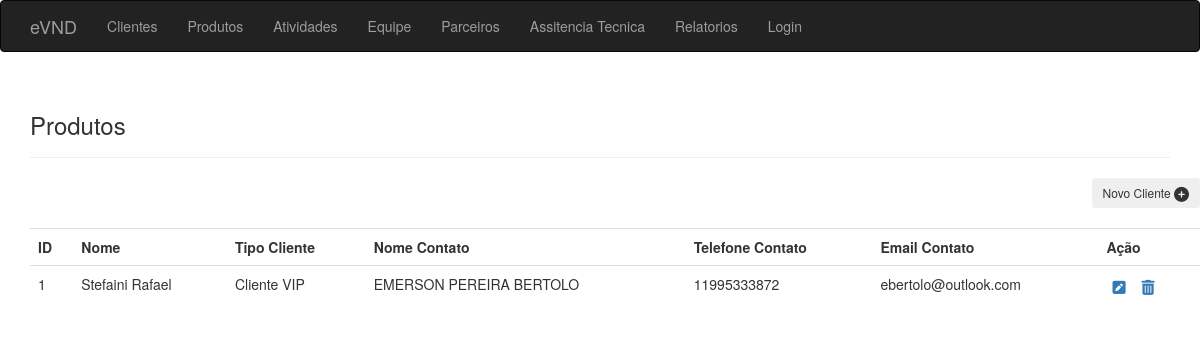
/products, run on an earlier commit of the app's database.
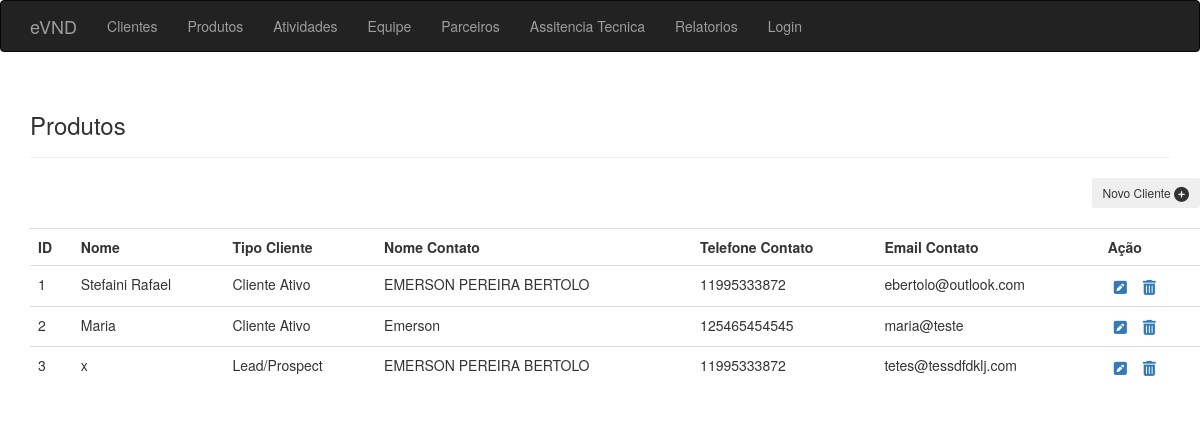
And on a later commit of the database.
### app.py (models this page shows, shortened)
class Customer(db.Model):
    __tablename__ = "customer"
    id = db.Column(db.Integer, primary_key=True)
    name = db.Column(db.String(100), unique=True, index=True)
    contact_name = db.Column(db.String(100))
    contact_phone = db.Column(db.String(15))
    contact_email = db.Column(db.String(100), unique=True)
    tax_id = db.Column(db.String(20), unique=True)
    customer_type_id = db.Column(db.Integer) # A ser substituido com uma chave extrangeira no futuro

### app.py (the view)
@app.route("/products")
def products_index():
    product_set = Customer.query.all()
    return render_template("pages/products.html", page="Produtos", customers = product_set)

### templates/pages/products.html (shortened to what this page needs)
{% extends "base.html" %}
{% block page_content %}
<div class="page-header dark">
    <h3>{{page}}</h3>
</div>
<div class="container">
    <div class="row">
        <div class="text-right">
            <button type="button"  class="btn btn-dark btn-sm" data-toggle="modal" data-toggle="tooltip" title="Cadastrar novo cliente." data-target="#mymodal"> Novo Cliente </button>
        </div>
        <div class="col md-12">
            <div class="p-1">
                <table class="table table-hover table-ouline-dark">
                    <tr>
                        <th>ID</th>
                        <th>Nome</th>
                        <th>Tipo Cliente</th>
                        <th>Nome Contato</th>
                        <th>Telefone Contato</th>
                        <th>Email Contato</th>
                        <th>Ação</th>
                    </tr>
                   {% for row in customers %}
                    <tr>
                        <td>{{row.id}}</td>
                        <td>{{row.name}}</td>
                        {% if row.customer_type_id == 1 %}
                            <td>Lead/Prospect</td>
                        {% elif row.customer_type_id == 2 %}
                            <td>Cliente Ativo</td>
                        {% elif row.customer_type_id == 3 %}
                            <td>Cliente VIP</td>
                        {% else %}
                            <td> -- </td>
                        {% endif %}
                        <td>{{row.contact_name}}</td>
                        <td>{{row.contact_phone}}</td>
                        <td>{{row.contact_email}}</td>
                        <td>
                            <a href="customers/update/{{row.id}}" class="btn btn-dark btn-xs" data-toggle="modal" data-target="#modaledit{{row.id}}"></a>
                            <a href="customers/delete/{{row.id}}" class="btn btn-dark btn-xs" onclick="return confirm('Tem certeza que deseja excluir?')"></a>
                        </td>
                    </tr>
                {% endfor %}
                </table>
            </div>
        </div>
    </div>
</div>
{% endblock %}

What changed in the data, as far as the page shows it:
changed Customer "Stefaini Rafael": customer_type_id "Cliente VIP" → "Cliente Ativo"
added Customer: id "2", name "Maria", customer_type_id "Cliente Ativo", contact_name "Emerson", contact_phone "125465454545", contact_email "maria@teste"
added Customer: id "3", name "x", customer_type_id "Lead/Prospect", contact_name "EMERSON PEREIRA BERTOLO", contact_phone "11995333872", contact_email "tetes@tessdfdklj.com"
